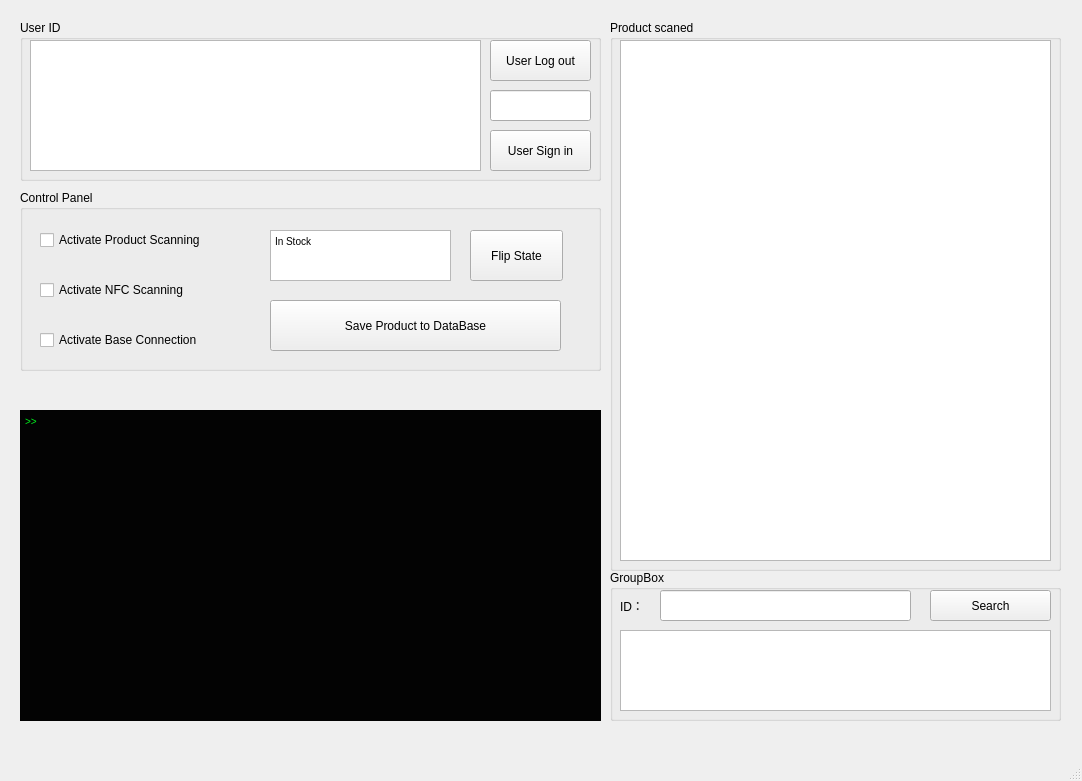
<?xml version="1.0" encoding="UTF-8"?>
<ui version="4.0">
 <class>MainWindow</class>
 <widget class="QMainWindow" name="MainWindow">
  <property name="geometry">
   <rect>
    <x>0</x>
    <y>0</y>
    <width>1082</width>
    <height>781</height>
   </rect>
  </property>
  <property name="windowTitle">
   <string>MainWindow</string>
  </property>
  <widget class="QWidget" name="centralwidget">
   <widget class="QTextEdit" name="texte_shell">
    <property name="geometry">
     <rect>
      <x>20</x>
      <y>410</y>
      <width>581</width>
      <height>311</height>
     </rect>
    </property>
    <property name="styleSheet">
     <string notr="true">color: rgb(0, 243, 28);
font: 9pt &quot;Microsoft JhengHei UI&quot;;
background-color: rgb(3, 3, 3);</string>
    </property>
    <property name="html">
     <string>&lt;!DOCTYPE HTML PUBLIC &quot;-//W3C//DTD HTML 4.0//EN&quot; &quot;http://www.w3.org/TR/REC-html40/strict.dtd&quot;&gt;
&lt;html&gt;&lt;head&gt;&lt;meta name=&quot;qrichtext&quot; content=&quot;1&quot; /&gt;&lt;style type=&quot;text/css&quot;&gt;
p, li { white-space: pre-wrap; }
&lt;/style&gt;&lt;/head&gt;&lt;body style=&quot; font-family:'Microsoft JhengHei UI'; font-size:9pt; font-weight:400; font-style:normal;&quot;&gt;
&lt;p style=&quot; margin-top:0px; margin-bottom:0px; margin-left:0px; margin-right:0px; -qt-block-indent:0; text-indent:0px;&quot;&gt;&lt;span style=&quot; font-family:'MS Shell Dlg 2'; font-size:7.8pt;&quot;&gt;&amp;gt;&amp;gt; &lt;/span&gt;&lt;/p&gt;&lt;/body&gt;&lt;/html&gt;</string>
    </property>
   </widget>
   <widget class="QGroupBox" name="groupBox">
    <property name="geometry">
     <rect>
      <x>20</x>
      <y>20</y>
      <width>581</width>
      <height>161</height>
     </rect>
    </property>
    <property name="title">
     <string>User ID</string>
    </property>
    <widget class="QTextBrowser" name="tbx_user">
     <property name="geometry">
      <rect>
       <x>10</x>
       <y>20</y>
       <width>451</width>
       <height>131</height>
      </rect>
     </property>
     <property name="styleSheet">
      <string notr="true">font: 36pt &quot;MS Shell Dlg 2&quot;;</string>
     </property>
     <property name="html">
      <string>&lt;!DOCTYPE HTML PUBLIC &quot;-//W3C//DTD HTML 4.0//EN&quot; &quot;http://www.w3.org/TR/REC-html40/strict.dtd&quot;&gt;
&lt;html&gt;&lt;head&gt;&lt;meta name=&quot;qrichtext&quot; content=&quot;1&quot; /&gt;&lt;style type=&quot;text/css&quot;&gt;
p, li { white-space: pre-wrap; }
&lt;/style&gt;&lt;/head&gt;&lt;body style=&quot; font-family:'MS Shell Dlg 2'; font-size:36pt; font-weight:400; font-style:normal;&quot;&gt;
&lt;p style=&quot;-qt-paragraph-type:empty; margin-top:0px; margin-bottom:0px; margin-left:0px; margin-right:0px; -qt-block-indent:0; text-indent:0px;&quot;&gt;&lt;br /&gt;&lt;/p&gt;&lt;/body&gt;&lt;/html&gt;</string>
     </property>
    </widget>
    <widget class="QPushButton" name="btn_user_logout">
     <property name="geometry">
      <rect>
       <x>470</x>
       <y>20</y>
       <width>101</width>
       <height>41</height>
      </rect>
     </property>
     <property name="font">
      <font>
       <pointsize>9</pointsize>
      </font>
     </property>
     <property name="text">
      <string>User Log out</string>
     </property>
    </widget>
    <widget class="QPushButton" name="btn_user_signin">
     <property name="geometry">
      <rect>
       <x>470</x>
       <y>110</y>
       <width>101</width>
       <height>41</height>
      </rect>
     </property>
     <property name="font">
      <font>
       <pointsize>9</pointsize>
      </font>
     </property>
     <property name="text">
      <string>User Sign in</string>
     </property>
    </widget>
    <widget class="QLineEdit" name="lined_user_new_name">
     <property name="geometry">
      <rect>
       <x>470</x>
       <y>70</y>
       <width>101</width>
       <height>31</height>
      </rect>
     </property>
    </widget>
   </widget>
   <widget class="QGroupBox" name="groupBox_2">
    <property name="geometry">
     <rect>
      <x>20</x>
      <y>190</y>
      <width>581</width>
      <height>181</height>
     </rect>
    </property>
    <property name="mouseTracking">
     <bool>true</bool>
    </property>
    <property name="title">
     <string>Control Panel</string>
    </property>
    <widget class="QCheckBox" name="cb_activ_ps">
     <property name="geometry">
      <rect>
       <x>20</x>
       <y>40</y>
       <width>201</width>
       <height>20</height>
      </rect>
     </property>
     <property name="tabletTracking">
      <bool>true</bool>
     </property>
     <property name="text">
      <string>Activate Product Scanning</string>
     </property>
     <property name="checked">
      <bool>false</bool>
     </property>
    </widget>
    <widget class="QCheckBox" name="cb_activ_nfc">
     <property name="geometry">
      <rect>
       <x>20</x>
       <y>90</y>
       <width>201</width>
       <height>20</height>
      </rect>
     </property>
     <property name="tabletTracking">
      <bool>true</bool>
     </property>
     <property name="text">
      <string>Activate NFC Scanning</string>
     </property>
     <property name="checked">
      <bool>false</bool>
     </property>
    </widget>
    <widget class="QCheckBox" name="cb_activ_base_cont">
     <property name="geometry">
      <rect>
       <x>20</x>
       <y>140</y>
       <width>201</width>
       <height>20</height>
      </rect>
     </property>
     <property name="tabletTracking">
      <bool>true</bool>
     </property>
     <property name="text">
      <string>Activate Base Connection</string>
     </property>
     <property name="checked">
      <bool>false</bool>
     </property>
    </widget>
    <widget class="QPushButton" name="btn_save_product">
     <property name="geometry">
      <rect>
       <x>250</x>
       <y>110</y>
       <width>291</width>
       <height>51</height>
      </rect>
     </property>
     <property name="text">
      <string>Save Product to DataBase</string>
     </property>
    </widget>
    <widget class="QTextBrowser" name="tbx_stock_state">
     <property name="geometry">
      <rect>
       <x>250</x>
       <y>40</y>
       <width>181</width>
       <height>51</height>
      </rect>
     </property>
     <property name="html">
      <string>&lt;!DOCTYPE HTML PUBLIC &quot;-//W3C//DTD HTML 4.0//EN&quot; &quot;http://www.w3.org/TR/REC-html40/strict.dtd&quot;&gt;
&lt;html&gt;&lt;head&gt;&lt;meta name=&quot;qrichtext&quot; content=&quot;1&quot; /&gt;&lt;style type=&quot;text/css&quot;&gt;
p, li { white-space: pre-wrap; }
&lt;/style&gt;&lt;/head&gt;&lt;body style=&quot; font-family:'MS Shell Dlg 2'; font-size:7.8pt; font-weight:400; font-style:normal;&quot;&gt;
&lt;p style=&quot; margin-top:0px; margin-bottom:0px; margin-left:0px; margin-right:0px; -qt-block-indent:0; text-indent:0px;&quot;&gt;In Stock&lt;/p&gt;&lt;/body&gt;&lt;/html&gt;</string>
     </property>
    </widget>
    <widget class="QPushButton" name="btn_flip_stock_state">
     <property name="geometry">
      <rect>
       <x>450</x>
       <y>40</y>
       <width>93</width>
       <height>51</height>
      </rect>
     </property>
     <property name="text">
      <string>Flip State</string>
     </property>
    </widget>
   </widget>
   <widget class="QGroupBox" name="groupBox_3">
    <property name="geometry">
     <rect>
      <x>610</x>
      <y>20</y>
      <width>451</width>
      <height>551</height>
     </rect>
    </property>
    <property name="title">
     <string>Product scaned</string>
    </property>
    <widget class="QTextBrowser" name="tbx_product">
     <property name="geometry">
      <rect>
       <x>10</x>
       <y>20</y>
       <width>431</width>
       <height>521</height>
      </rect>
     </property>
    </widget>
   </widget>
   <widget class="QGroupBox" name="groupBox_4">
    <property name="geometry">
     <rect>
      <x>610</x>
      <y>570</y>
      <width>451</width>
      <height>151</height>
     </rect>
    </property>
    <property name="title">
     <string>GroupBox</string>
    </property>
    <widget class="QPushButton" name="btn_search">
     <property name="geometry">
      <rect>
       <x>320</x>
       <y>20</y>
       <width>121</width>
       <height>31</height>
      </rect>
     </property>
     <property name="text">
      <string>Search</string>
     </property>
    </widget>
    <widget class="QLineEdit" name="lined_search">
     <property name="geometry">
      <rect>
       <x>50</x>
       <y>20</y>
       <width>251</width>
       <height>31</height>
      </rect>
     </property>
    </widget>
    <widget class="QLabel" name="label">
     <property name="geometry">
      <rect>
       <x>10</x>
       <y>20</y>
       <width>31</width>
       <height>31</height>
      </rect>
     </property>
     <property name="text">
      <string>ID：</string>
     </property>
    </widget>
    <widget class="QTextBrowser" name="tbx_search">
     <property name="geometry">
      <rect>
       <x>10</x>
       <y>60</y>
       <width>431</width>
       <height>81</height>
      </rect>
     </property>
    </widget>
   </widget>
  </widget>
  <widget class="QMenuBar" name="menubar">
   <property name="geometry">
    <rect>
     <x>0</x>
     <y>0</y>
     <width>1082</width>
     <height>26</height>
    </rect>
   </property>
  </widget>
  <widget class="QStatusBar" name="statusbar"/>
 </widget>
 <resources/>
 <connections/>
</ui>
